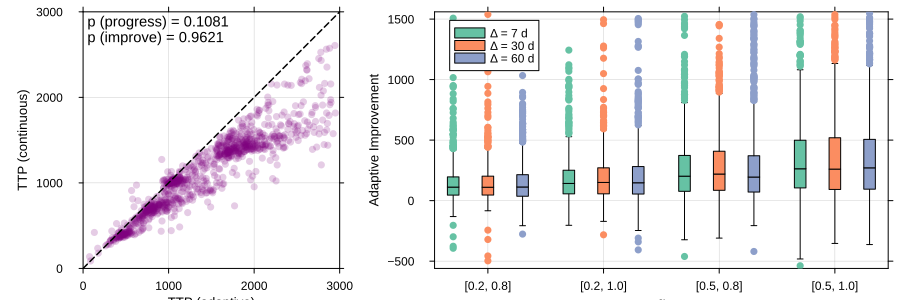

Source code (Julia):
#=

    FIGURE 5
    ========

=#

using RobustAdaptiveTherapy
using Plots, StatsPlots
using JLD2

include("../defaults.jl")

## Setup various strategies
Δ = [7,30,60]
α = [[0.2,0.8],[0.2,1.0],[0.5,0.8],[0.5,1.0]]
tmax = 10000.0
n = 10000

@time ttp = [sample_ttp_joint_posterior(n,Δᵢ,αᵢ;tmax,remove_inf=false) for αᵢ = α, Δᵢ = Δ]
@save "$(@__DIR__)/ttp.jld2" ttp
@load "$(@__DIR__)/ttp.jld2" ttp

prop_noprogress = count(isinf.(vcat(ttp[:]...)[:,1])) / (n * prod(size(ttp)))

## (a) Scatter plot for distribution in figure 3

ttp_fig3 = ttp[findfirst(α .== [[0.5,1.0]]),findfirst(Δ .== 30)]
ttp_fig3_finite = ttp_fig3[isfinite.(ttp_fig3[:,1] .* ttp_fig3[:,2]),:]

fig5a = scatter(reverse(eachcol(ttp_fig3_finite))..., c=:purple, α=0.2, label="")
plot!(fig5a, x->x, c=:black, ls=:dash, lw=1.5, label="",
        aspect_ratio=:equal,xlim=(0.0,3000.0),ylim=(0.0,3000.0))
plot!(fig5a, xlabel="TTP (adaptive)", ylabel="TTP (continuous)")

# Annotations
prop_progress = count(isfinite.(vcat(ttp...)[:,1])) / length(vcat(ttp...)[:,1])
prop_progress = round(prop_progress, sigdigits=4)
prop_improve = count(ttp_fig3_finite[:,1] .< ttp_fig3_finite[:,2]) / size(ttp_fig3_finite,1)
prop_improve = round(prop_improve, sigdigits=4)
annotate!(fig5a,(50.0,2800.0,("p (progress) = $prop_progress \np (improve) = $prop_improve",:left,10)))

## (b) Violin plots of the improvement

improve = [filter(isfinite, ttpᵢ[:,2] .- ttpᵢ[:,1]) for ttpᵢ in ttp]
h = 0.3
#clip = 0.05
c = palette(:Set2_3)

fig5b = plot()
for i = axes(improve)[1], j = axes(improve)[2]
    y = improve[i,j]
    boxplot!(fig5b,fill(i + (-h:h:h)[j],size(y)), y, bar_width=0.1, c=c[j], 
        label=i == 1 ? "Δ = $(Δ[j]) d" : "", lw=1.0)
end
plot!(fig5b, ylim=[-500.0,1500.0], widen=true, xticks=(eachindex(α), α), 
    ylabel="Adaptive Improvement", xlabel="α")

## Figure 5
fig5 = plot(fig5a, fig5b, size=(900,300), layout=@layout([a b{0.6w}]))
savefig(fig5, split("$(@__FILE__).svg",".")[1] * ".svg")
fig5
